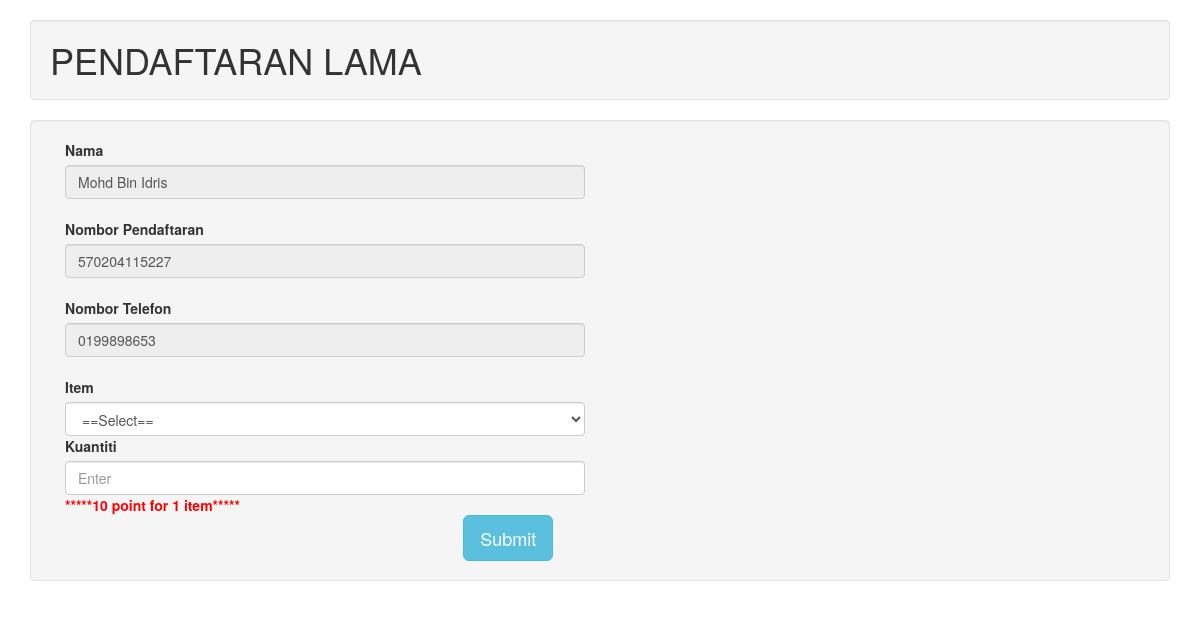
The page /collector/bekap/existingCostumer.php?edit=570204115227 on the database its author committed.
### tables this page shows
CREATE TABLE `costumer` (
  `costumer_id` int(10) NOT NULL,
  `costumer_type` varchar(50) NOT NULL,
  `costumer_name` varchar(1000) NOT NULL,
  `costumer_ic` varchar(50) NOT NULL,
  `costumer_contact` varchar(50) NOT NULL,
  `costumer_address` longtext NOT NULL,
  `costumer_daerah` text NOT NULL,
  `costumer_job` varchar(100) NOT NULL
);

### collector/bekap/existingCostumer.php (the view, shortened to what this page needs)
<html>
<head>
</head>
<body>
<link href="//maxcdn.bootstrapcdn.com/bootstrap/3.3.0/css/bootstrap.min.css" rel="stylesheet" id="bootstrap-css">
<div class="container">
    <h1 class="well">PENDAFTARAN LAMA</h1>
	<div class="col-lg-12 well">
	<div class="row">
	<?php
	include 'database/db_conection.php';
	if( isset($_GET['edit']))
	{
		$id = $_GET['edit'];
		$res = mysqli_query($dbcon, "SELECT * FROM costumer WHERE costumer_ic='$id'");
		$row = mysqli_fetch_array($res);
	}
	?>
			<form method="POST">
			<?PHP
					echo " <div class=col-sm-12> ";
						echo " <div class=col-sm-6 form-group> ";
						echo "		<label>Nama</label> ";
						echo "		<input type=text name=costumer_name   value='".$row['2']."' placeholder=Enter First Name Here.. class=form-control readonly> <br> ";
							echo "	<label>Nombor Pendaftaran</label> ";
							echo "	<input type=text name=costumer_ic value='".$row['3']."'   placeholder=Enter Last Name Here.. class=form-control readonly> <br> ";
							echo "	<label>Nombor Telefon</label> ";
							echo "	<input type=text name=costumer_contact value='".$row['4']."'  placeholder=Enter Last Name Here.. class=form-control readonly> <br> ";
						echo "	<label>Item</label> ";
					?>
					  <select  name="costumer_item_name"  class="form-control" required>
						   <option value="">==Select==</option>
						</select>
				<?PHP
							echo "	<label>Kuantiti</label> ";
							echo "	<input type=number  name=quan placeholder=Enter State Name Here.. class=form-control>	 ";
									?>
									<b style="color:red;">*****10 point for 1 item*****</b><br>
						<?PHP
						echo "</div>	 ";
					echo "<div class=col-sm-10 form-group> ";?>
				<center> <input type="submit" name="submit" class="btn btn-lg btn-info">	</center>
					</form>
</div>
	</div>
	</div>
	</body>
</html>

### rows shown on the page
costumer: costumer_name "Mohd Bin Idris", costumer_ic "570204115227", costumer_contact "0199898653"
